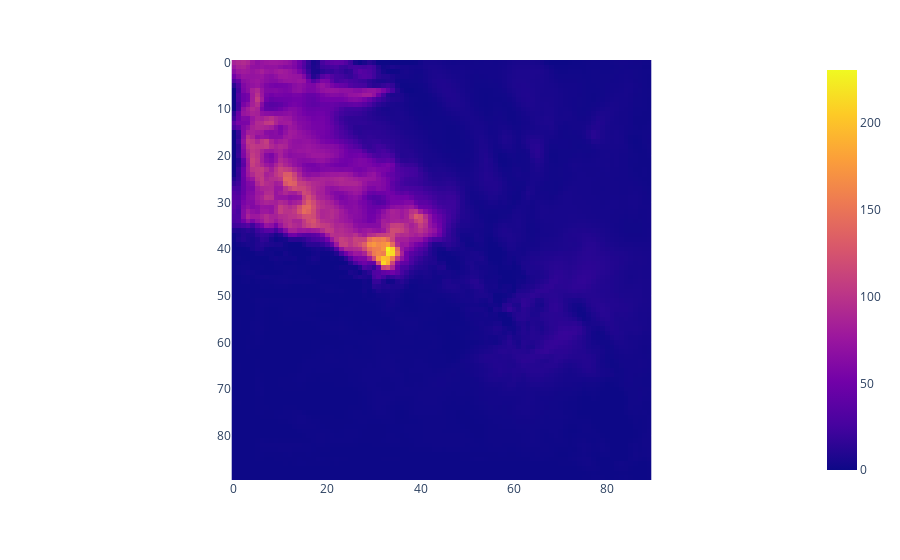

The cell this chart's notebook holds for it:
### Code cell
pred, _ = RNN(X.to(device))
pred = pred.cpu().detach().numpy()
fig = px.imshow(pred[0])
fig.show()
plotly.offline.plot(fig, filename=PATH + '/test_predictions.html', image='svg')

### Figure 1 — Plotly figure (JSON) as saved in the notebook; plotly's stock layout.template omitted (floating-point values rounded to 4 significant figures; data arrays with more than 128 entries replaced by an {"elided": "..."} marker saying what was removed)
{"data": [{"coloraxis": "coloraxis", "hovertemplate": "x: %{x}<br>y: %{y}<br>color: %{z}<extra></extra>", "name": "0", "type": "heatmap", "xaxis": "x", "yaxis": "y", "z": {"elided": "90x90 float values"}}], "layout": {"coloraxis": {"colorscale": [[0, "#0d0887"], [0.1111, "#46039f"], [0.2222, "#7201a8"], [0.3333, "#9c179e"], [0.4444, "#bd3786"], [0.5556, "#d8576b"], [0.6667, "#ed7953"], [0.7778, "#fb9f3a"], [0.8889, "#fdca26"], [1, "#f0f921"]]}, "margin": {"t": 60}, "xaxis": {"anchor": "y", "constrain": "domain", "domain": [0, 1], "scaleanchor": "y"}, "yaxis": {"anchor": "x", "autorange": "reversed", "constrain": "domain", "domain": [0, 1]}}}
